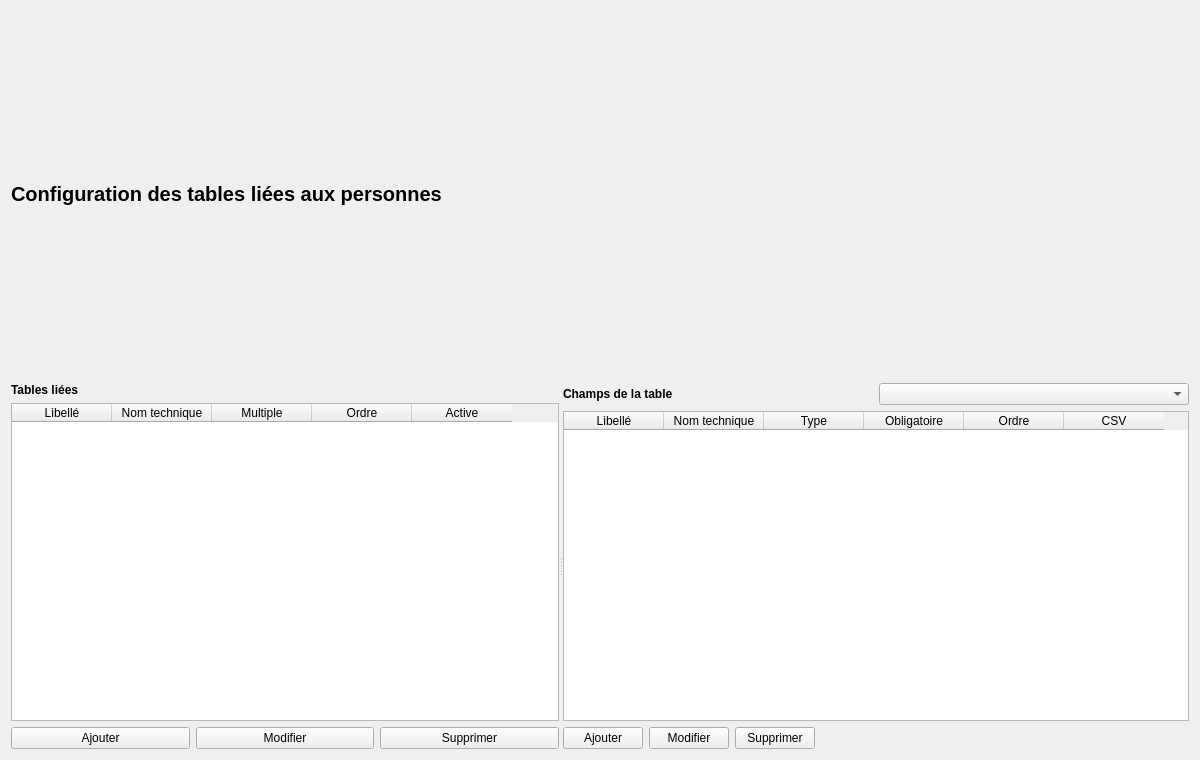
<?xml version="1.0" encoding="UTF-8"?>
<ui version="4.0">
 <class>SettingsPage</class>
 <widget class="QWidget" name="SettingsPage">
  <property name="geometry">
   <rect><x>0</x><y>0</y><width>1200</width><height>760</height></rect>
  </property>
  <property name="windowTitle"><string>Configuration</string></property>
  <layout class="QVBoxLayout" name="mainLayout">
   <item>
    <widget class="QLabel" name="titleLabel">
     <property name="text"><string>Configuration des tables liées aux personnes</string></property>
     <property name="styleSheet"><string notr="true">font-size: 20px; font-weight: 600;</string></property>
    </widget>
   </item>
   <item>
    <widget class="QSplitter" name="mainSplitter">
     <property name="orientation"><enum>Qt::Orientation::Horizontal</enum></property>
     <widget class="QWidget" name="tablesPanel">
      <layout class="QVBoxLayout" name="tablesPanelLayout">
       <item><widget class="QLabel" name="tablesLabel"><property name="text"><string>Tables liées</string></property><property name="styleSheet"><string notr="true">font-weight: 600;</string></property></widget></item>
       <item>
        <widget class="QTableWidget" name="customTablesTable">
         <property name="selectionBehavior"><enum>QAbstractItemView::SelectionBehavior::SelectRows</enum></property>
         <property name="selectionMode"><enum>QAbstractItemView::SelectionMode::SingleSelection</enum></property>
         <property name="editTriggers"><set>QAbstractItemView::EditTrigger::NoEditTriggers</set></property>
         <column><property name="text"><string>Libellé</string></property></column>
         <column><property name="text"><string>Nom technique</string></property></column>
         <column><property name="text"><string>Multiple</string></property></column>
         <column><property name="text"><string>Ordre</string></property></column>
         <column><property name="text"><string>Active</string></property></column>
        </widget>
       </item>
       <item>
        <layout class="QHBoxLayout" name="tableButtonsLayout">
         <item><widget class="QPushButton" name="addCustomTableButton"><property name="text"><string>Ajouter</string></property></widget></item>
         <item><widget class="QPushButton" name="editCustomTableButton"><property name="text"><string>Modifier</string></property></widget></item>
         <item><widget class="QPushButton" name="deleteCustomTableButton"><property name="text"><string>Supprimer</string></property></widget></item>
        </layout>
       </item>
      </layout>
     </widget>
     <widget class="QWidget" name="fieldsPanel">
      <layout class="QVBoxLayout" name="fieldsPanelLayout">
       <item>
        <layout class="QHBoxLayout" name="fieldHeaderLayout">
         <item><widget class="QLabel" name="fieldsLabel"><property name="text"><string>Champs de la table</string></property><property name="styleSheet"><string notr="true">font-weight: 600;</string></property></widget></item>
         <item><widget class="QComboBox" name="fieldTableComboBox"/></item>
        </layout>
       </item>
       <item>
        <widget class="QTableWidget" name="customFieldsTable">
         <property name="selectionBehavior"><enum>QAbstractItemView::SelectionBehavior::SelectRows</enum></property>
         <property name="selectionMode"><enum>QAbstractItemView::SelectionMode::SingleSelection</enum></property>
         <property name="editTriggers"><set>QAbstractItemView::EditTrigger::NoEditTriggers</set></property>
         <column><property name="text"><string>Libellé</string></property></column>
         <column><property name="text"><string>Nom technique</string></property></column>
         <column><property name="text"><string>Type</string></property></column>
         <column><property name="text"><string>Obligatoire</string></property></column>
         <column><property name="text"><string>Ordre</string></property></column>
         <column><property name="text"><string>CSV</string></property></column>
        </widget>
       </item>
       <item>
        <layout class="QHBoxLayout" name="fieldButtonsLayout">
         <item><widget class="QPushButton" name="addCustomFieldButton"><property name="text"><string>Ajouter</string></property></widget></item>
         <item><widget class="QPushButton" name="editCustomFieldButton"><property name="text"><string>Modifier</string></property></widget></item>
         <item><widget class="QPushButton" name="deleteCustomFieldButton"><property name="text"><string>Supprimer</string></property></widget></item>
         <item><spacer name="fieldSpacer"><property name="orientation"><enum>Qt::Orientation::Horizontal</enum></property><property name="sizeHint" stdset="0"><size><width>40</width><height>20</height></size></property></spacer></item>
        </layout>
       </item>
      </layout>
     </widget>
    </widget>
   </item>
  </layout>
 </widget>
 <resources/>
 <connections/>
</ui>
